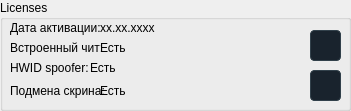
  <widget class="QGroupBox" name="groupBox_2">
   <property name="geometry">
    <rect>
     <x>140</x>
     <y>10</y>
     <width>351</width>
     <height>111</height>
    </rect>
   </property>
   <property name="title">
    <string>Licenses</string>
   </property>
   <widget class="QLabel" name="label_2">
    <property name="geometry">
     <rect>
      <x>10</x>
      <y>20</y>
      <width>101</width>
      <height>16</height>
     </rect>
    </property>
    <property name="text">
     <string>Дата активации:</string>
    </property>
   </widget>
   <widget class="QLabel" name="label_4">
    <property name="geometry">
     <rect>
      <x>100</x>
      <y>20</y>
      <width>71</width>
      <height>16</height>
     </rect>
    </property>
    <property name="text">
     <string>хх.хх.хххх</string>
    </property>
   </widget>
   <widget class="QLabel" name="label_3">
    <property name="geometry">
     <rect>
      <x>10</x>
      <y>40</y>
      <width>91</width>
      <height>16</height>
     </rect>
    </property>
    <property name="text">
     <string>Встроенный чит:</string>
    </property>
   </widget>
   <widget class="QLabel" name="label_12">
    <property name="geometry">
     <rect>
      <x>100</x>
      <y>40</y>
      <width>91</width>
      <height>16</height>
     </rect>
    </property>
    <property name="text">
     <string>Есть</string>
    </property>
   </widget>
   <widget class="QLabel" name="label_13">
    <property name="geometry">
     <rect>
      <x>10</x>
      <y>60</y>
      <width>81</width>
      <height>16</height>
     </rect>
    </property>
    <property name="text">
     <string>HWID spoofer:</string>
    </property>
   </widget>
   <widget class="QLabel" name="label_14">
    <property name="geometry">
     <rect>
      <x>90</x>
      <y>60</y>
      <width>101</width>
      <height>16</height>
     </rect>
    </property>
    <property name="text">
     <string>Есть</string>
    </property>
   </widget>
   <widget class="QPushButton" name="pushButton_7">
    <property name="geometry">
     <rect>
      <x>310</x>
      <y>70</y>
      <width>31</width>
      <height>31</height>
     </rect>
    </property>
    <property name="styleSheet">
     <string notr="true">QPushButton {
    background-color: #19232D ;
    border: 1px solid #32414B;
    color: #F0F0F0;
    border-radius: 4px;
    padding: 3px;
    outline: none;
	image: url(&quot;:/qss_icons/rc/VkLogo.jpg&quot;)
}

QPushButton:disabled {
    background-color: #32414B;
    border: 1px solid #32414B;
    color: #787878;
    border-radius: 4px;
    padding: 3px;
}


QPushButton:checked {
    background-color: #32414B;
    border: 1px solid #32414B;
    border-radius: 4px;
    padding: 3px;
    outline: none;
}

QPushButton:checked:disabled {
    background-color: #19232D;
    border: 1px solid #32414B;
    color: #787878;
    border-radius: 4px;
    padding: 3px;
    outline: none;
}

QPushButton::menu-indicator {
    subcontrol-origin: padding;
    subcontrol-position: bottom right;
    bottom: 4px;
}

QPushButton:pressed {
    background-color: #B79A00;
    border: 1px solid #181E26;
	
}

QPushButton:hover,
QPushButton:checked:hover{
    border: 1px solid #148CD2;
    color: #F0F0F0;
}

QPushButton:selected,
QPushButton:checked:selected{
    background: #1464A0;
    color: #32414B;
}</string>
    </property>
    <property name="text">
     <string/>
    </property>
    <property name="iconSize">
     <size>
      <width>36</width>
      <height>36</height>
     </size>
    </property>
   </widget>
   <widget class="QLabel" name="label_15">
    <property name="geometry">
     <rect>
      <x>10</x>
      <y>80</y>
      <width>101</width>
      <height>21</height>
     </rect>
    </property>
    <property name="text">
     <string>Подмена скрина:</string>
    </property>
   </widget>
   <widget class="QLabel" name="label_16">
    <property name="geometry">
     <rect>
      <x>100</x>
      <y>80</y>
      <width>71</width>
      <height>21</height>
     </rect>
    </property>
    <property name="text">
     <string>Есть</string>
    </property>
   </widget>
   <widget class="QPushButton" name="pushButton_8">
    <property name="geometry">
     <rect>
      <x>310</x>
      <y>30</y>
      <width>31</width>
      <height>31</height>
     </rect>
    </property>
    <property name="font">
     <font>
      <pointsize>4</pointsize>
     </font>
    </property>
    <property name="styleSheet">
     <string notr="true">QPushButton {
    background-color: #19232D ;
    border: 1px solid #32414B;
    color: #F0F0F0;
    border-radius: 4px;
    padding: 3px;
    outline: none;
	image: url(&quot;:/qss_icons/rc/info.png&quot;)
}

QPushButton:disabled {
    background-color: #32414B;
    border: 1px solid #32414B;
    color: #787878;
    border-radius: 4px;
    padding: 3px;
}


QPushButton:checked {
    background-color: #32414B;
    border: 1px solid #32414B;
    border-radius: 4px;
    padding: 3px;
    outline: none;
}

QPushButton:checked:disabled {
    background-color: #19232D;
    border: 1px solid #32414B;
    color: #787878;
    border-radius: 4px;
    padding: 3px;
    outline: none;
}

QPushButton::menu-indicator {
    subcontrol-origin: padding;
    subcontrol-position: bottom right;
    bottom: 4px;
}

QPushButton:pressed {
    background-color: #B79A00;
    border: 1px solid #181E26;
	
}

QPushButton:hover,
QPushButton:checked:hover{
    border: 1px solid #148CD2;
    color: #F0F0F0;
}

QPushButton:selected,
QPushButton:checked:selected{
    background: #1464A0;
    color: #32414B;
}</string>
    </property>
    <property name="text">
     <string/>
    </property>
   </widget>
  </widget>
